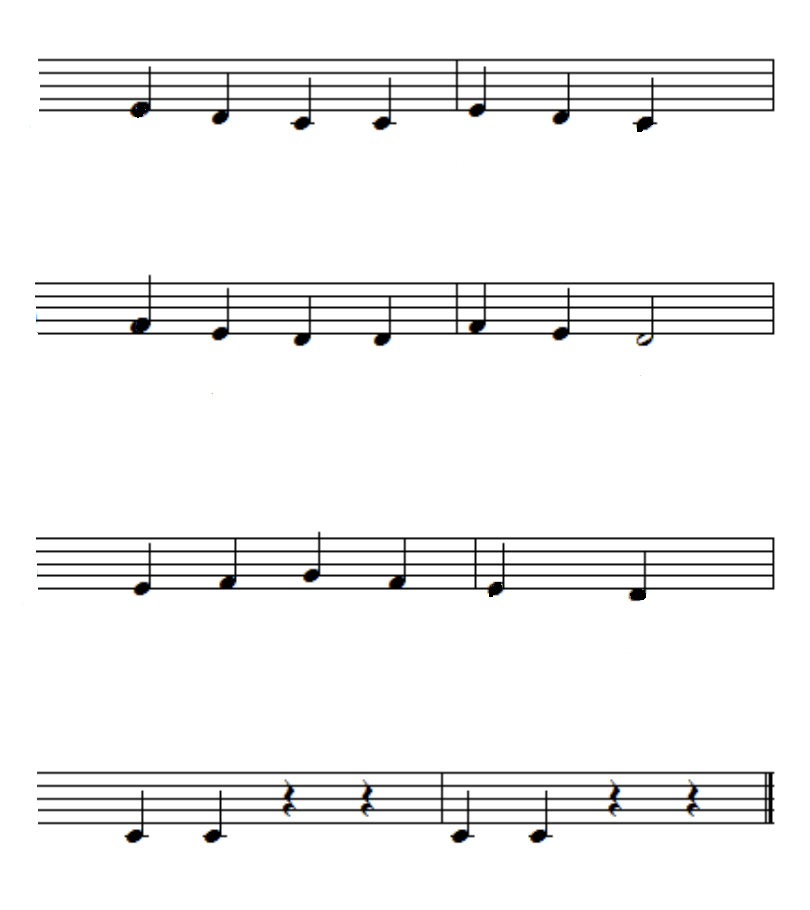
#> input picture data/fuzzed.png, 810 x 910 px
$ python staffrem_test.py
#> lines starting #> are read from the running program, lines starting #| are printed output that depends on the picture; after the words box and inside, x2 and y2 are one past the last pixel; in counts of white or black regions, pixels touching at a corner belong together
import numpy as np
import skimage
import cv2
import glob
import matplotlib
import matplotlib.pyplot as plt
import numpy as np
from skimage import io
from skimage import img_as_float32
from scipy import ndimage
import numpy as np
from skimage import color, util, filters, feature

im_size = (850, 1100)
threshold = im_size[0] * 0.5


def load_image(path, as_gray):
    if (as_gray):
        return img_as_float32(io.imread(path, as_gray=True))
    else:
        return img_as_float32(io.imread(path))


def process_image(path):
    image = load_image(path, as_gray=True)
    image = util.invert(image)
    np.resize(image, im_size)
    return image


def detect_staff_lines(image):
    horiz_sum = np.sum(image, axis=1)
    horiz_sum[horiz_sum < threshold] = 0
    staff_lines = feature.peak_local_max(horiz_sum).flatten()
    staff_lines = np.reshape(staff_lines, (-1, 5))
    staff_lines = np.sort(staff_lines, axis=0)
    return staff_lines


def my_dsl(image):
    horiz_sum = np.sum(image, axis=1)
    horiz_sum[horiz_sum < threshold] = 0
    staff_lines = feature.peak_local_max(horiz_sum).flatten()
    staff_lines = np.reshape(staff_lines, (-1, 5))
    staff_lines = np.sort(staff_lines, axis=0)
    return staff_lines


def staff_removal(image_path):
#> called with image_path = '../../data/fuzzed.png'
    img = cv2.imread(image_path)
#> img is the input picture: shape (910, 810, 3); mean B, G, R 243.2, 243.2, 243.2
    img = cv2.cvtColor(img, cv2.COLOR_BGR2GRAY)
#> img: shape (910, 810)

    cv2.imshow('img', img)
    cv2.waitKey(10000)

    img = cv2.bitwise_not(img)
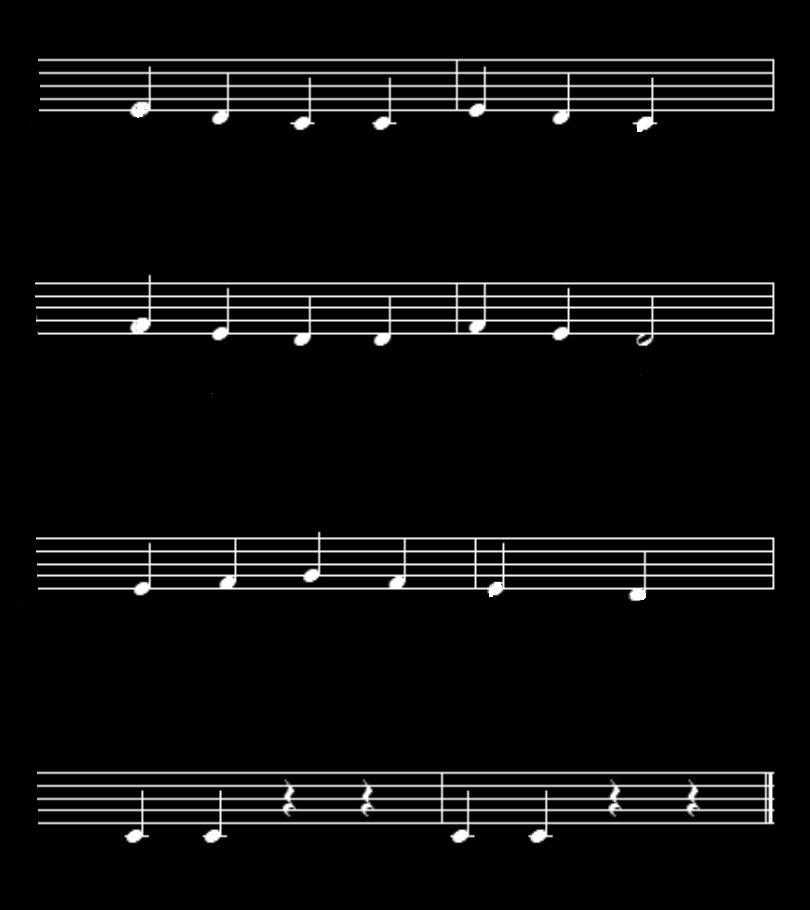
#> img: shape (910, 810); min 0, max 255, mean 11.8
    th2 = cv2.adaptiveThreshold(
        img, 255, cv2.ADAPTIVE_THRESH_MEAN_C, cv2.THRESH_BINARY, 15, -2)
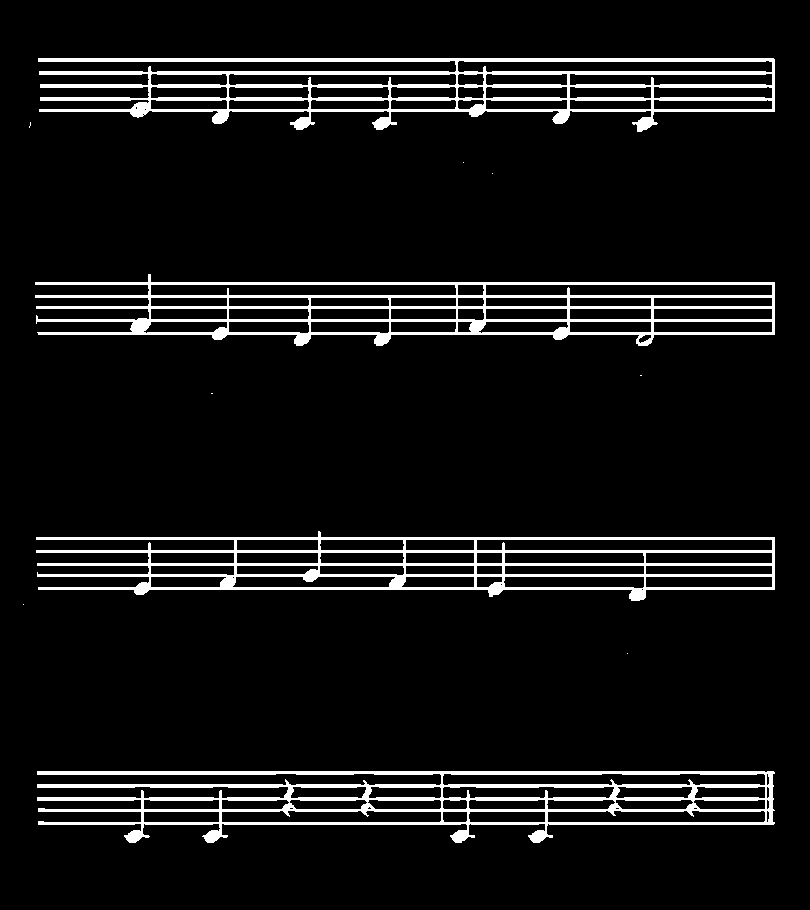
#> th2: shape (910, 810); 7.5% white; 11 white regions (7 under 20 px), largest, box (x1, y1, x2, y2) and area: (38, 58, 775, 132) 15360, (37, 771, 775, 843) 14634, (35, 274, 775, 346) 12759, (36, 531, 775, 601) 12566
    # cv2.imshow("th2", th2)
    # cv2.waitKey(0)
    # cv2.destroyAllWindows()

    horizontal = th2
    vertical = th2
    rows, cols = horizontal.shape
#> rows = 910; cols = 810

    # inverse the image, so that lines are black for masking
    horizontal_inv = cv2.bitwise_not(horizontal)
    # perform bitwise_and to mask the lines with provided mask
    masked_img = cv2.bitwise_and(img, img, mask=horizontal_inv)
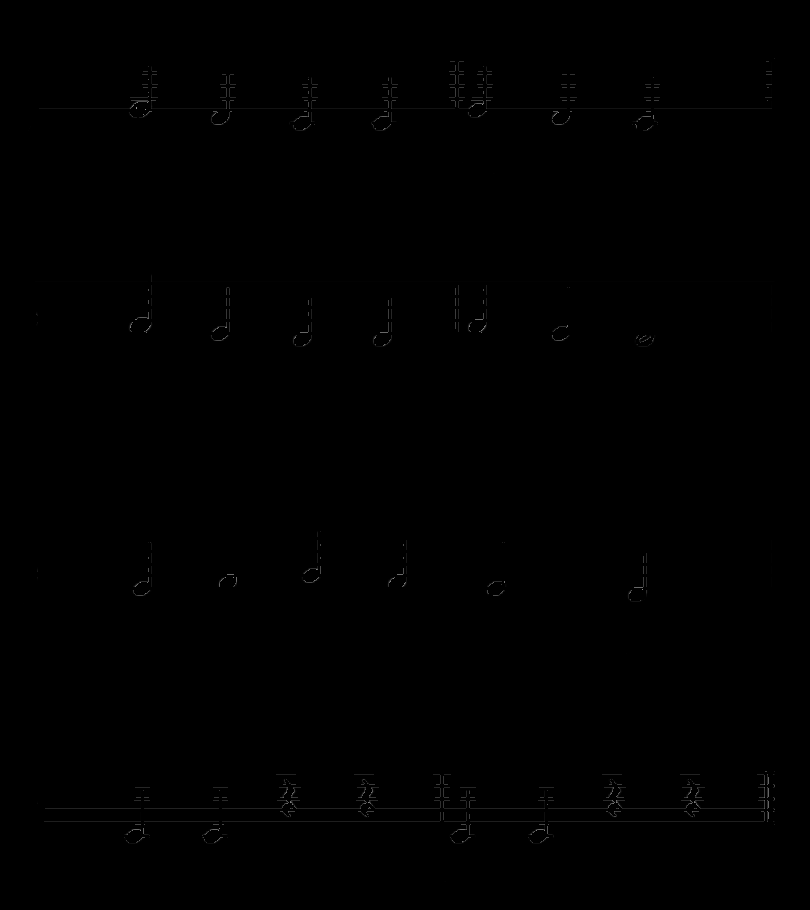
#> masked_img: shape (910, 810); min 0, max 150, mean 0.3
    # reverse the image back to normal
    masked_img_inv = cv2.bitwise_not(masked_img)
    # cv2.imshow("masked img", masked_img_inv)
    # cv2.waitKey(0)
    # cv2.destroyAllWindows()

    horizontalsize = int(cols / 30)
#> horizontalsize = 27
    horizontalStructure = cv2.getStructuringElement(
        cv2.MORPH_RECT, (horizontalsize, 1))
    horizontal = cv2.erode(horizontal, horizontalStructure, (-1, -1))
#> horizontal: shape (910, 810); 5.9% white; 20 white regions, largest, box (x1, y1, x2, y2) and area: (51, 58, 762, 62) 2794, (50, 771, 762, 775) 2592, (52, 71, 762, 75) 2527
    horizontal = cv2.dilate(horizontal, horizontalStructure, (-1, -1))
#> horizontal: shape (910, 810); 6.5% white; 20 white regions, largest, box (x1, y1, x2, y2) and area: (38, 58, 775, 62) 2924, (37, 771, 775, 775) 2826, (39, 71, 775, 75) 2787
    # cv2.imshow("horizontal", horizontal)
    # cv2.waitKey(0)
    # cv2.destroyAllWindows()

    verticalsize = int(rows / 90)
#> verticalsize = 10
    verticalStructure = cv2.getStructuringElement(
        cv2.MORPH_RECT, (1, verticalsize))
#> verticalStructure = [1, 1, 1, 1, 1, 1, 1, 1, 1, 1]
    vertical = cv2.erode(vertical, verticalStructure, (-1, -1))
#> vertical: shape (910, 810); 0.58% white; 61 white regions (6 under 20 px), largest, box (x1, y1, x2, y2) and area: (769, 776, 773, 821) 180, (556, 76, 570, 120) 160, (637, 82, 654, 128) 152
    vertical = cv2.dilate(vertical, verticalStructure, (-1, -1))
#> vertical: shape (910, 810); 1.1% white; 59 white regions (1 under 20 px), largest, box (x1, y1, x2, y2) and area: (637, 78, 654, 133) 305, (556, 72, 570, 125) 286, (391, 538, 406, 591) 275
    # cv2.imshow("vertical", vertical)
    # cv2.waitKey(0)
    # cv2.destroyAllWindows()

    vertical = cv2.bitwise_not(vertical)
    # cv2.imshow("vertical_bitwise_not", vertical)
    # cv2.waitKey(0)
    # cv2.destroyAllWindows()

    # step1
    edges = cv2.adaptiveThreshold(
        vertical, 255, cv2.ADAPTIVE_THRESH_MEAN_C, cv2.THRESH_BINARY, 3, -2)
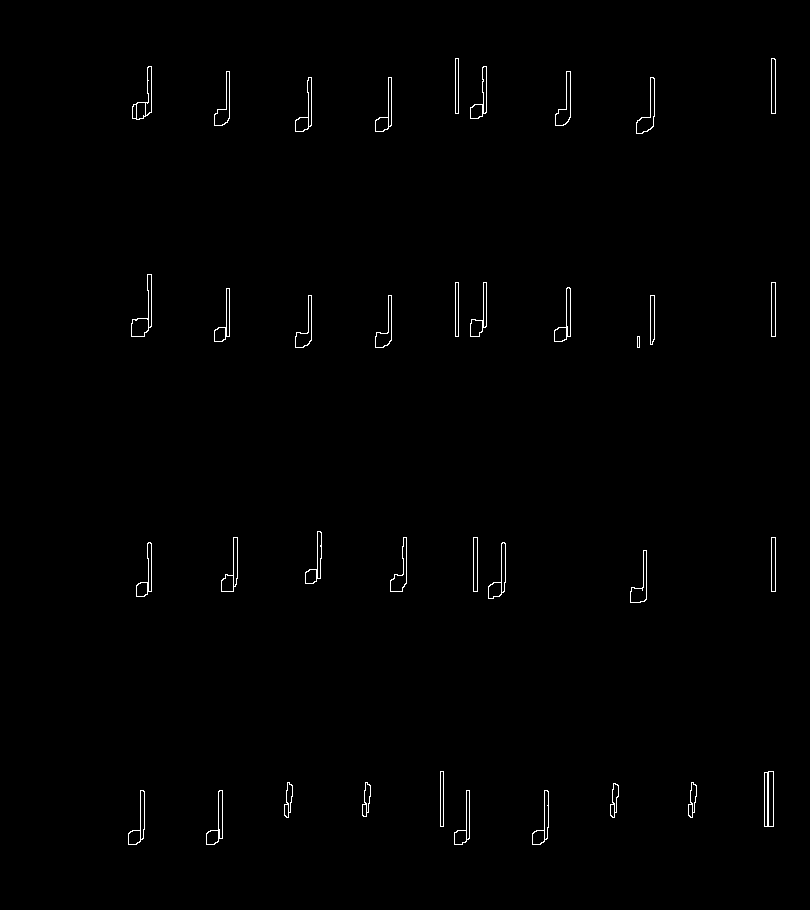
#> edges: shape (910, 810); 0.68% white in thin lines or dots, all inside (x1, y1, x2, y2) = (128, 58, 776, 845)
    # cv2.imshow("edges", edges)
    # cv2.waitKey(0)
    # cv2.destroyAllWindows()

    # step2
    kernel = np.ones((2, 2), dtype="uint8")
    dilated = cv2.dilate(edges, kernel)
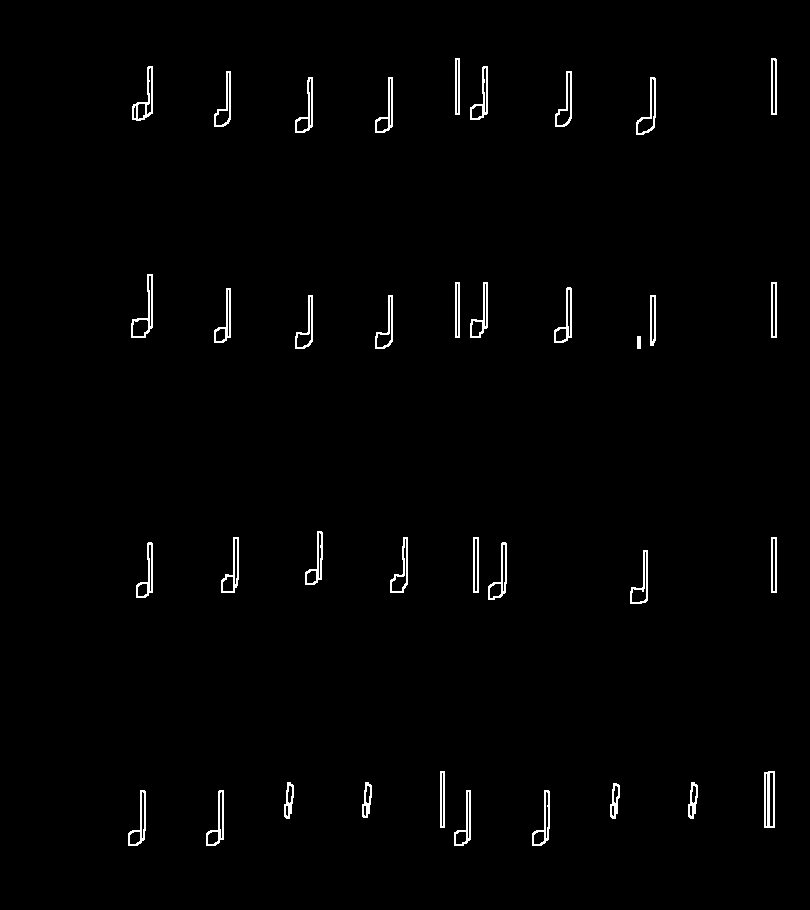
#> dilated: shape (910, 810); 1.3% white in thin lines or dots, all inside (x1, y1, x2, y2) = (128, 58, 777, 846)
    # cv2.imshow("dilated", dilated)
    # cv2.waitKey(0)
    # cv2.destroyAllWindows()

    # step3
    smooth = vertical.copy()

    # step 4
    smooth = cv2.blur(smooth, (4, 4))
    # cv2.imshow("smooth", smooth)
    # cv2.waitKey(0)
    # cv2.destroyAllWindows()

    # step 5
    (rows, cols) = np.where(img == 0)
    vertical[rows, cols] = smooth[rows, cols]
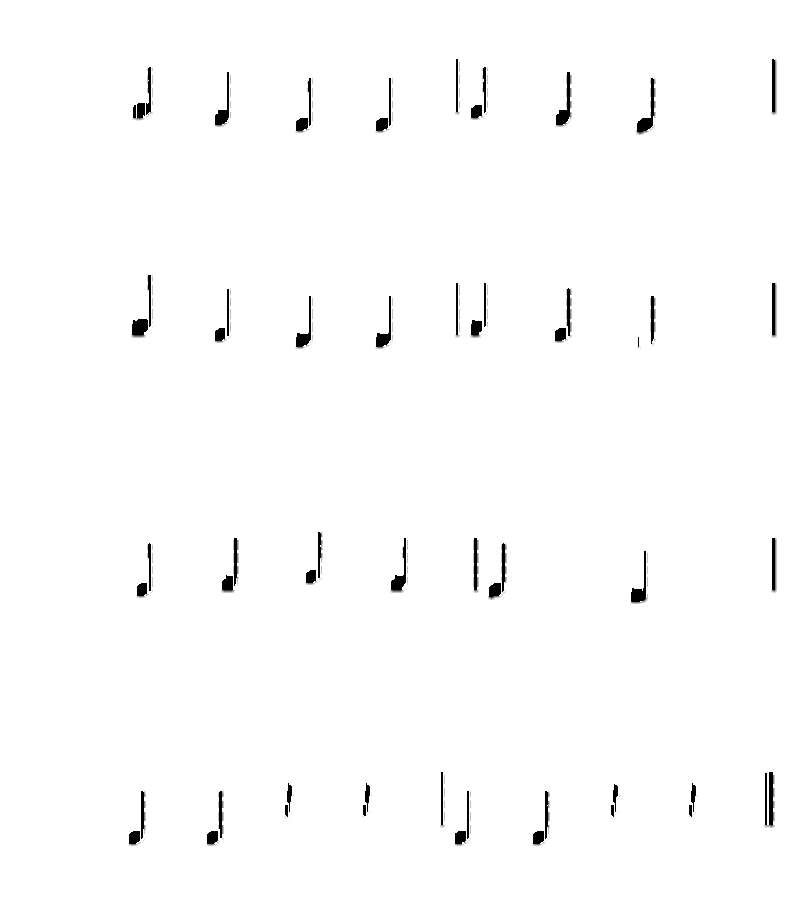
#> vertical: shape (910, 810); min 0, max 255, mean 252

    cv2.imshow('vertical', vertical)
    cv2.waitKey(10000)

    return vertical


def main():
    path = '../../data/fuzzed.png'
    image = img_as_float32(io.imread(path, as_gray=True))

    newimage = staff_removal(path)

    print("yes")
    plt.imshow(newimage)


if __name__ == "__main__":
    main()

$ run again, with data/bounding.png copied over data/fuzzed.png
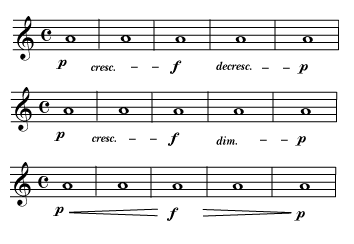
#> input picture data/bounding.png, 354 x 244 px
#> in staff_removal, img is the input picture: shape (244, 354, 3); min 0, max 255, mean 233.1
#> in staff_removal, `th2 = cv2.adaptiveThreshold( img, 255, cv2.ADAPTIVE_THRESH_MEAN_C, cv2..`:
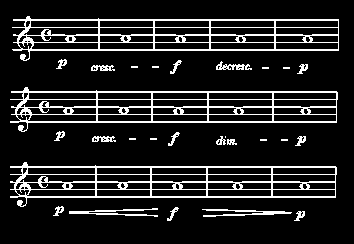
#> th2: shape (244, 354); 13% white in thin lines or dots, all inside (x1, y1, x2, y2) = (10, 16, 339, 221)
#> edges: shape (244, 354); 11% white in thin lines or dots, all inside (x1, y1, x2, y2) = (9, 16, 340, 223)
#> dilated: shape (244, 354); 21.4% white in thin lines or dots, all inside (x1, y1, x2, y2) = (9, 16, 341, 224)
#> in staff_removal, `vertical[rows, cols] = smooth[rows, cols]`:
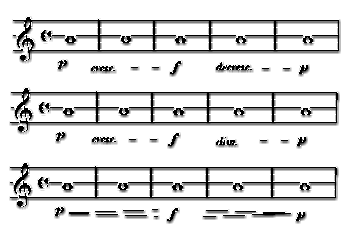
#> vertical: shape (244, 354); min 0, max 255, mean 223.5

$ run again, with data/fuzzy-wuzzy-pre.png copied over data/fuzzed.png
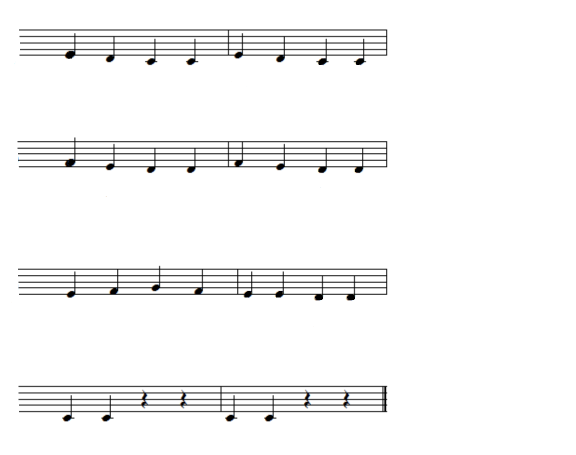
#> input picture data/fuzzy-wuzzy-pre.png, 1152 x 910 px (shown at 1/2 size)
#> in staff_removal, img is the input picture: shape (910, 1152, 3); mean B, G, R 246.5, 246.5, 246.5
#> in staff_removal, `th2 = cv2.adaptiveThreshold( img, 255, cv2.ADAPTIVE_THRESH_MEAN_C, cv2..`:
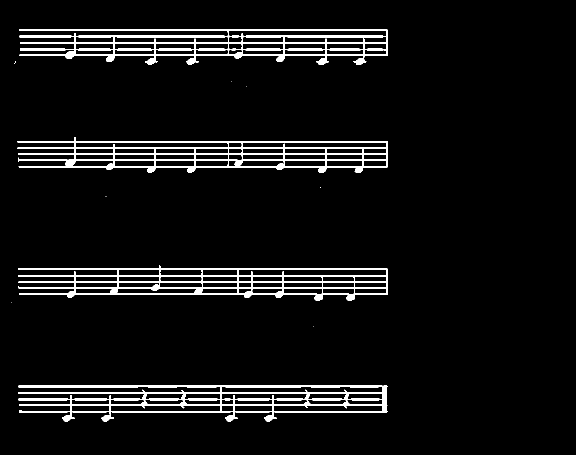
#> th2: shape (910, 1152) (shown at 1/2 size); 5.4% white; 11 white regions (7 under 20 px), largest, box (x1, y1, x2, y2) and area: (38, 58, 775, 130) 15592, (37, 771, 775, 843) 14634, (35, 274, 775, 346) 13015, (36, 531, 775, 601) 12994
#> edges: shape (910, 1152); 0.53% white in thin lines or dots, all inside (x1, y1, x2, y2) = (128, 58, 776, 845)
#> dilated: shape (910, 1152); 1% white in thin lines or dots, all inside (x1, y1, x2, y2) = (128, 58, 777, 846)
#> in staff_removal, `vertical[rows, cols] = smooth[rows, cols]`:
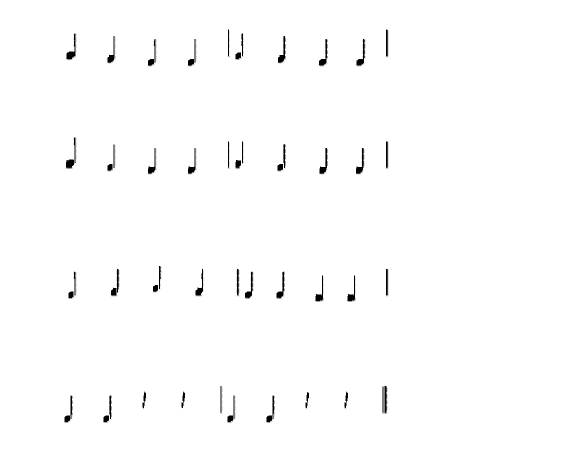
#> vertical: shape (910, 1152) (shown at 1/2 size); min 0, max 255, mean 252.6
